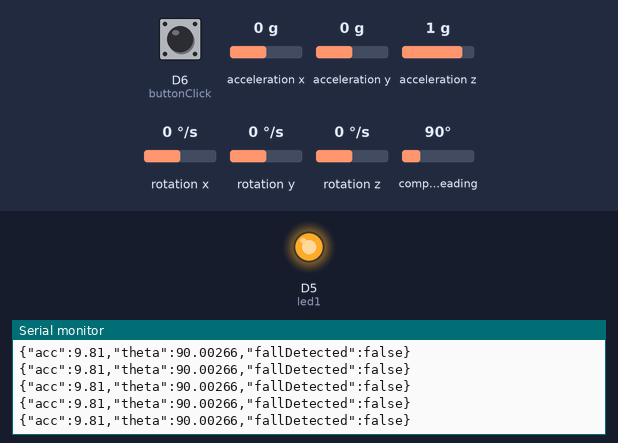
Bench run of a sketch on a simulated Particle Photon. Shown: output pins drawn as LEDs (lit = HIGH), the last lines printed to the serial monitor. Inputs (shaded band) come from the test bench; at power-on: acceleration z 1 g, D6 (buttonClick) LOW, acceleration x 0 g, acceleration y 0 g, rotation x 0 °/s, rotation y 0 °/s, rotation z 0 °/s, compass heading 90°.

Above: at 3.2 s.
3.3 s: acceleration z set to 0 g
At 3.37 s:
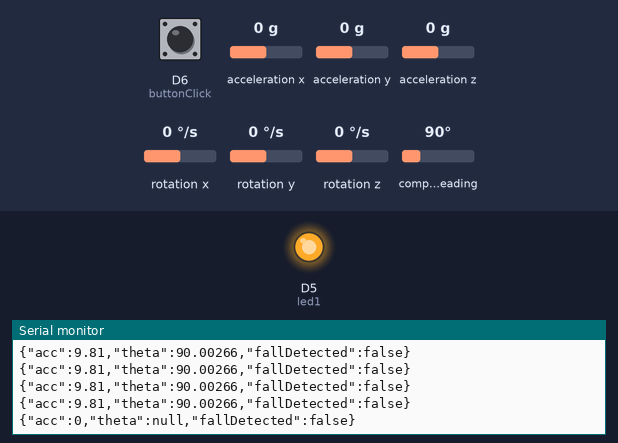
5.2 s: D6 (buttonClick) pulled HIGH for 0.15 s
At 6.1 s:
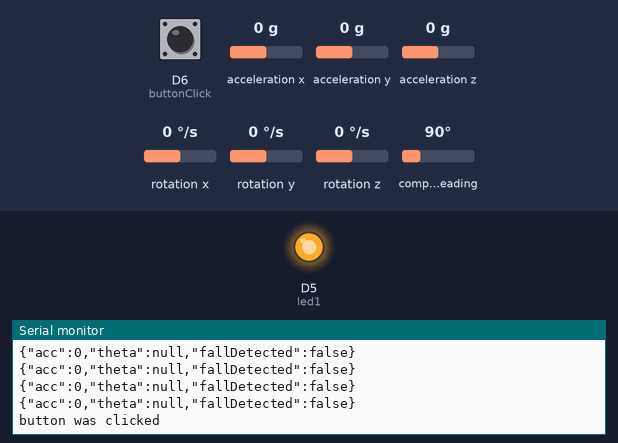

The sketch:

FallDetector.ino
```cpp
#include <Wire.h>
#include <Adafruit_Sensor.h>
#include <Adafruit_BNO055.h>
#include <utility/imumaths.h>
#include <ArduinoJson.h>

#define BNO055_SAMPLERATE_DELAY_MS (100)

Adafruit_BNO055 bno = Adafruit_BNO055(55);

//write to D5 pin
int led1 = D5;
//write to D6 when the button is pressed
int buttonClick = D6;

//counter to track acceleromter health
int accResetCounter = 0;

//owner of this device
String deviceOwner = "Miggie Hedrick";

// allocate the memory for the JSON document outside of the loop function for performance and memory reasons
const size_t CAPACITY = JSON_OBJECT_SIZE(3);
StaticJsonDocument<CAPACITY> doc;
// create an object
JsonObject object = doc.to<JsonObject>();


//set up
void setup() {

  pinMode(led1, OUTPUT);
  pinMode(buttonClick,INPUT_PULLDOWN);

  //begin serial output
  Serial.begin(115200);
  Serial.println("Orientation Sensor Test");
  Serial.println("");

  //init the sensor
  bno.begin();
  //delay for 1000ms
  delay(2000);
  //use the external temp crystal(e.g. NOT the one onboard the IMU)
  bno.setExtCrystalUse(true);

}


//infinite loop to continously put voltage on the led, but only lights up when button is pressed
void loop() {

  // To blink the LED, first we'll turn it on...
  digitalWrite(led1, HIGH);

  //while loop to continously determine if the button has been pressed. If voltage is on the pin, then publish to the particle cloud
  while(digitalRead(buttonClick) == HIGH) {
    Serial.println("button was clicked");
	  //publish to the Particle.io cloud
    Particle.publish("Fall Detected",deviceOwner, 3600, PRIVATE);
    delay(2000);
  }//end while loop


  //////begin accelerometer code////////////////

  //create handles to each respective object(e.g. accelerometer, gyroscope and magnetometer)
  imu::Vector<3> acc = bno.getVector(Adafruit_BNO055::VECTOR_ACCELEROMETER);
  imu::Vector<3> gyro = bno.getVector(Adafruit_BNO055::VECTOR_GYROSCOPE);
  imu::Vector<3> mag = bno.getVector(Adafruit_BNO055::VECTOR_MAGNETOMETER);


   uint8_t system, gyros, accel, magn = 0;
   bno.getCalibration(&system, &gyros, &accel, &magn);

  //force the callibration to avoid the device from  misbehaving
  //there are instances where the BNO055 does not want to callibrate itself, so this helps in those situations
  if(system != 3 && accel != 3){
    Serial.println("waiting on calibration...");
    adafruit_bno055_offsets_t calibrationData;
    calibrationData.accel_offset_x = 23085;
    calibrationData.accel_offset_y = 13;
    calibrationData.accel_offset_z = 40;
    calibrationData.gyro_offset_x = 23215;
    calibrationData.gyro_offset_y = 13;
    calibrationData.gyro_offset_z = -27864;
    calibrationData.mag_offset_z = 40;
    calibrationData.mag_offset_x = 23215;
    calibrationData.mag_offset_y = 13;
    calibrationData.accel_radius = 8193;
    calibrationData.mag_radius = -7496;
    bno.setSensorOffsets(calibrationData);
    Serial.println("Calibration Complete! Moving on.");
  }


  //if all three dimensions are reporting zero for an extended period of time, something is wrong with the acclerometer
  // this behavior was found when dropping from a height of 10-15 inches when device when attached to the bread board
  if(acc.x() == 0 && acc.y() == 0 && acc.z() == 0){
     accResetCounter = accResetCounter + 1;
  }
  else{//make sure the  counter doesn't leak over time
    accResetCounter = 0;
  }

  //if the device reports a count >= 50, then reset the accelerometer
  if(accResetCounter >= 100){
    accResetCounter = 0;
    Serial.println("Accelerometer no longer recording properly. Resetting now!");
    //System.reset();//reset the device if an anomoly is detected(e.g. device is dropped and the accelerometer fails to register data)
  }

  //x,y,z acceleration calculated by this algo -> https://www.hindawi.com/journals/js/2015/452078/
  float xSquared = acc.x() * acc.x();
  float ySquared = acc.y() * acc.y();
  float zSquared = acc.z() * acc.z();
  float accSum = sqrtf(xSquared + ySquared + zSquared);

  float numerator = sqrtf(xSquared + zSquared);
  float denominator = acc.x();
  float angularVar = 180/3.1415;

  //calculate the angle(theta) -> https://www.hindawi.com/journals/jam/2014/896030/
  float theta = atan(numerator/denominator) * angularVar;

  float _2g = 9.81 * 2.5;
  bool fallDetected  = false;

  if(abs(theta) >= 65 && accSum >= _2g){
   fallDetected = true;
    Serial.println("<----------------------FALL DETECTED---------------------------->");
  }


  //build the map for both x,y,z coords and angular accleration
  object["acc"] = accSum;
  object["theta"] = theta;
  object["fallDetected"] = fallDetected;


  // serialize the object and send the result to Serial
  serializeJson(doc, Serial);


  /* New line for the next sample */
  Serial.println("");

  /* Wait the specified delay before requesting next data */
  delay(BNO055_SAMPLERATE_DELAY_MS);

  //////end accelerometer code//////////////

}

void showCalibrationValues(){
    adafruit_bno055_offsets_t calibrationData;
    bno.getSensorOffsets(calibrationData);
    Serial.println("//----Add this code to your setup funciton, after bno is initialized----");
    Serial.println("adafruit_bno055_offsets_t calibrationData;");
    Serial.print("calibrationData.accel_offset_x = "); Serial.print(calibrationData.accel_offset_x); Serial.println(";");
    Serial.print("calibrationData.accel_offset_y = "); Serial.print(calibrationData.accel_offset_y); Serial.println(";");
    Serial.print("calibrationData.accel_offset_z = "); Serial.print(calibrationData.accel_offset_z); Serial.println(";");
    Serial.print("calibrationData.gyro_offset_x = "); Serial.print(calibrationData.gyro_offset_x); Serial.println(";");
    Serial.print("calibrationData.gyro_offset_y = "); Serial.print(calibrationData.gyro_offset_y); Serial.println(";");
    Serial.print("calibrationData.gyro_offset_z = "); Serial.print(calibrationData.gyro_offset_z); Serial.println(";");
    Serial.print("calibrationData.mag_offset_z = "); Serial.print(calibrationData.accel_offset_z); Serial.println(";");
    Serial.print("calibrationData.mag_offset_x = "); Serial.print(calibrationData.gyro_offset_x); Serial.println(";");
    Serial.print("calibrationData.mag_offset_y = "); Serial.print(calibrationData.gyro_offset_y); Serial.println(";");
    Serial.print("calibrationData.accel_radius = "); Serial.print(calibrationData.accel_radius); Serial.println(";");
    Serial.print("calibrationData.mag_radius = "); Serial.print(calibrationData.mag_radius); Serial.println(";");
    Serial.println("bno.setSensorOffsets(calibrationData);");

}
```

Measured:
- after the input at 3.3 s, the serial monitor: prints a new line after 0.07 s (image 1)
- after the input at 5.2 s, the serial monitor: prints a new line after 0.05 s (image 2)
